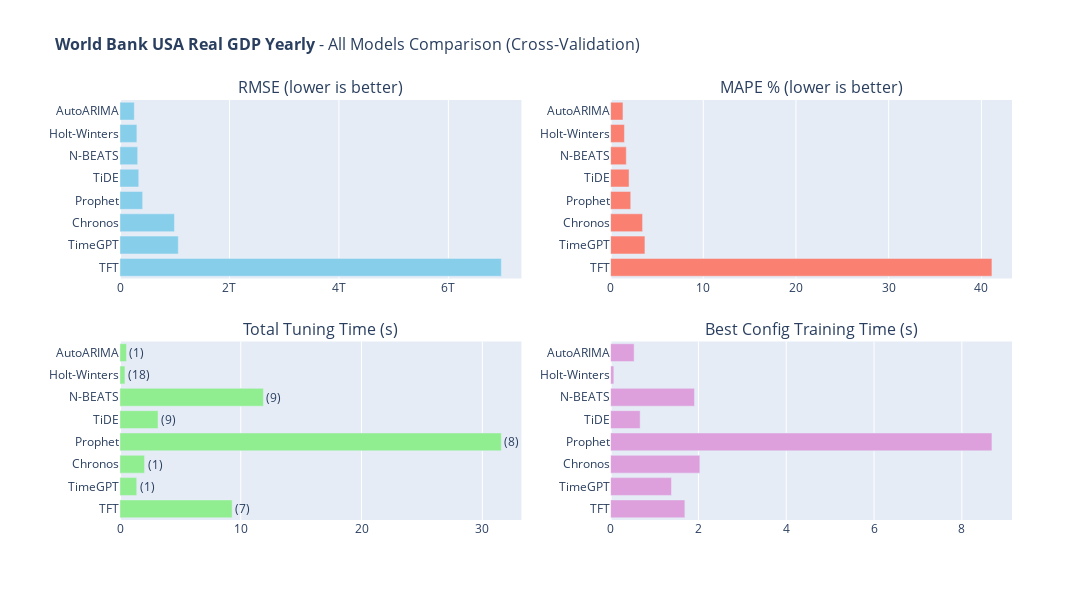

Notebook cell for this chart:
### Code cell
# 11. All Models Comparison (Interactive)
#
# Summary comparison of all models based on cross-validation metrics.

def create_all_models_comparison(results_dataframe, dataset_name):
    """
    Create interactive bar chart comparison of all models.
    
    Args:
        results_dataframe: DataFrame with model results
        dataset_name: Name for the plot title
    
    Returns:
        Plotly Figure object
    """
    fig = make_subplots(
        rows=2, cols=2,
        subplot_titles=[
            'RMSE (lower is better)', 
            'MAPE % (lower is better)', 
            'Total Tuning Time (s)', 
            'Best Config Training Time (s)'
        ],
        vertical_spacing=0.15, horizontal_spacing=0.1
    )
    
    models = results_dataframe['Model'].tolist()
    
    fig.add_trace(go.Bar(
        y=models, x=results_dataframe['RMSE'], orientation='h',
        marker_color='skyblue', 
        hovertemplate='<b>%{y}</b><br>RMSE: %{x:.4f}<extra></extra>'
    ), row=1, col=1)
    
    fig.add_trace(go.Bar(
        y=models, x=results_dataframe['MAPE'], orientation='h',
        marker_color='salmon', 
        hovertemplate='<b>%{y}</b><br>MAPE: %{x:.2f}%<extra></extra>'
    ), row=1, col=2)
    
    fig.add_trace(go.Bar(
        y=models, x=results_dataframe['Tuning Time (s)'], orientation='h',
        marker_color='lightgreen', 
        text=[f"({c})" for c in results_dataframe['Combinations']],
        textposition='outside', 
        hovertemplate='<b>%{y}</b><br>Time: %{x:.2f}s<extra></extra>'
    ), row=2, col=1)
    
    fig.add_trace(go.Bar(
        y=models, x=results_dataframe['Best Config Time (s)'], orientation='h',
        marker_color='plum', 
        hovertemplate='<b>%{y}</b><br>Time: %{x:.2f}s<extra></extra>'
    ), row=2, col=2)
    
    fig.update_layout(
        title=dict(text=f'<b>{dataset_name}</b> - All Models Comparison (Cross-Validation)', font=dict(size=16)),
        width=1700, height=600, showlegend=False, margin=dict(l=120)
    )
    
    for i in range(1, 3):
        for j in range(1, 3):
            fig.update_yaxes(autorange='reversed', row=i, col=j)
    return fig

if 'results_df' in dir() and not results_df.empty:
    fig_comparison = create_all_models_comparison(results_df, DATASET_CONFIG['name'])
    fig_comparison.show()

### Figure 1 — Plotly figure (JSON) as saved in the notebook; plotly's stock layout.template omitted (floating-point values rounded to 4 significant figures)
{"data": [{"hovertemplate": "<b>%{y}</b><br>RMSE: %{x:.4f}<extra></extra>", "marker": {"color": "skyblue"}, "orientation": "h", "type": "bar", "x": [261600000000.0, 308500000000.0, 322800000000.0, 342800000000.0, 413800000000.0, 995000000000.0, 1065000000000.0, 6967000000000.0], "xaxis": "x", "y": ["AutoARIMA", "Holt-Winters", "N-BEATS", "TiDE", "Prophet", "Chronos", "TimeGPT", "TFT"], "yaxis": "y"}, {"hovertemplate": "<b>%{y}</b><br>MAPE: %{x:.2f}%<extra></extra>", "marker": {"color": "salmon"}, "orientation": "h", "type": "bar", "x": [1.336, 1.493, 1.691, 1.991, 2.173, 3.448, 3.704, 41.14], "xaxis": "x2", "y": ["AutoARIMA", "Holt-Winters", "N-BEATS", "TiDE", "Prophet", "Chronos", "TimeGPT", "TFT"], "yaxis": "y2"}, {"hovertemplate": "<b>%{y}</b><br>Time: %{x:.2f}s<extra></extra>", "marker": {"color": "lightgreen"}, "orientation": "h", "text": ["(1)", "(18)", "(9)", "(9)", "(8)", "(1)", "(1)", "(7)"], "textposition": "outside", "type": "bar", "x": [0.5374, 0.41, 11.87, 3.15, 31.57, 2.033, 1.387, 9.286], "xaxis": "x3", "y": ["AutoARIMA", "Holt-Winters", "N-BEATS", "TiDE", "Prophet", "Chronos", "TimeGPT", "TFT"], "yaxis": "y3"}, {"hovertemplate": "<b>%{y}</b><br>Time: %{x:.2f}s<extra></extra>", "marker": {"color": "plum"}, "orientation": "h", "type": "bar", "x": [0.5361, 0.07374, 1.91, 0.6733, 8.684, 2.033, 1.387, 1.691], "xaxis": "x4", "y": ["AutoARIMA", "Holt-Winters", "N-BEATS", "TiDE", "Prophet", "Chronos", "TimeGPT", "TFT"], "yaxis": "y4"}], "layout": {"annotations": [{"font": {"size": 16}, "showarrow": false, "text": "RMSE (lower is better)", "x": 0.225, "xanchor": "center", "xref": "paper", "y": 1, "yanchor": "bottom", "yref": "paper"}, {"font": {"size": 16}, "showarrow": false, "text": "MAPE % (lower is better)", "x": 0.775, "xanchor": "center", "xref": "paper", "y": 1, "yanchor": "bottom", "yref": "paper"}, {"font": {"size": 16}, "showarrow": false, "text": "Total Tuning Time (s)", "x": 0.225, "xanchor": "center", "xref": "paper", "y": 0.425, "yanchor": "bottom", "yref": "paper"}, {"font": {"size": 16}, "showarrow": false, "text": "Best Config Training Time (s)", "x": 0.775, "xanchor": "center", "xref": "paper", "y": 0.425, "yanchor": "bottom", "yref": "paper"}], "height": 600, "margin": {"l": 120}, "showlegend": false, "title": {"font": {"size": 16}, "text": "<b>World Bank USA Real GDP Yearly</b> - All Models Comparison (Cross-Validation)"}, "width": 1700, "xaxis": {"anchor": "y", "domain": [0, 0.45]}, "xaxis2": {"anchor": "y2", "domain": [0.55, 1]}, "xaxis3": {"anchor": "y3", "domain": [0, 0.45]}, "xaxis4": {"anchor": "y4", "domain": [0.55, 1]}, "yaxis": {"anchor": "x", "autorange": "reversed", "domain": [0.575, 1]}, "yaxis2": {"anchor": "x2", "autorange": "reversed", "domain": [0.575, 1]}, "yaxis3": {"anchor": "x3", "autorange": "reversed", "domain": [0, 0.425]}, "yaxis4": {"anchor": "x4", "autorange": "reversed", "domain": [0, 0.425]}}}
